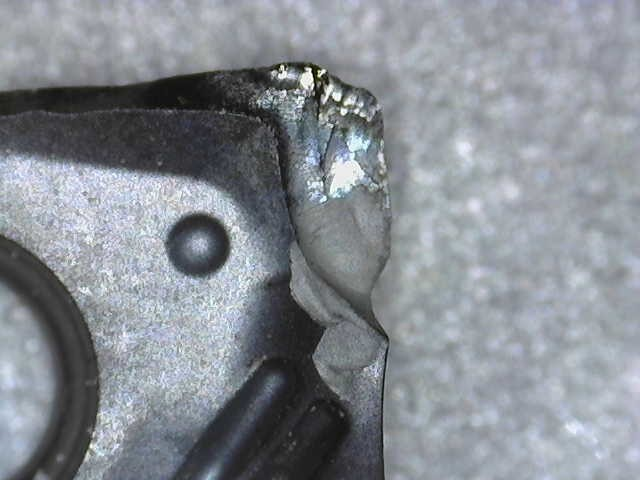
#> input picture CNC_YOLOV8_Segmodel/Code/yolo/test/f_1_6 (1).jpg, 640 x 480 px, found by its file name
$ jupyter execute --allow-errors '이미지처리_CNN.ipynb'   (shell and % lines are left out)
#> lines starting #> are read from the running program, lines starting #| are printed output that depends on the picture; after the words box and inside, x2 and y2 are one past the last pixel; in counts of white or black regions, pixels touching at a corner belong together
[cell 1]
import torch
import torchvision
from fastai.vision.all import *
import time
import graphviz
def gv(s): return graphviz.Source('digraph G{ rankdir="LR"'+s + '; }');
import cv2
import matplotlib.pyplot as plt
from skimage import io
from PIL import Image
import os
from google.colab import drive
drive.mount('/content/drive')

#> (a cell that did not finish here is left out)

# 이미지 흑백 반전

[cell 3]
import numpy as np, cv2
import matplotlib.pylab as plt

#--① 이미지 읽기

# t_image=cv2.imread("/content/drive/MyDrive/cnn_cnc/all_blur/T (1).jpg",cv2.IMREAD_GRAYSCALE)
f_image=cv2.imread("/content/drive/MyDrive/cnn_cnc/all_blur/T (1).jpg")
#> (the rest of this cell did not finish here and is left out)

[cell 4]
np.unique(f_image)

[cell 5]
from google.colab import drive
drive.mount('/content/drive')

#> (a cell that did not finish here is left out)

# 새 섹션

#> (a cell that did not finish here is left out)

#> (a cell that did not finish here is left out)

[cell 9]
#mask
f_image=cv2.imread("C:/Users/31083/Pictures/Camera Roll/WIN_20230328_13_36_59_Pro.jpg",cv2.IMREAD_GRAYSCALE)
#> (the rest of this cell did not finish here and is left out)

# 가우시안 필터

[cell 10]
import os
import cv2

input_folder = "C:/Users/31083/Downloads/cnn_cnc/all__2"
output_folder = "C:/Users/31083/Downloads/cnn_cnc/ga_blur"

# 모든 이미지 파일의 경로를 가져옵니다.
#> (the rest of this cell did not finish here and is left out)

# 가우시안 필터 -> 이미지 윤곽선

## 확인용

[cell 11]
# Image Load
f_image = cv2.imread("C:/Users/31083/Desktop/cnc/cnn_cnc/ga_blur/f_1_6 (1).jpg",cv2.IMREAD_GRAYSCALE)
#> f_image: shape (480, 640); min 0, max 255, mean 139.5
f_image=255-f_image
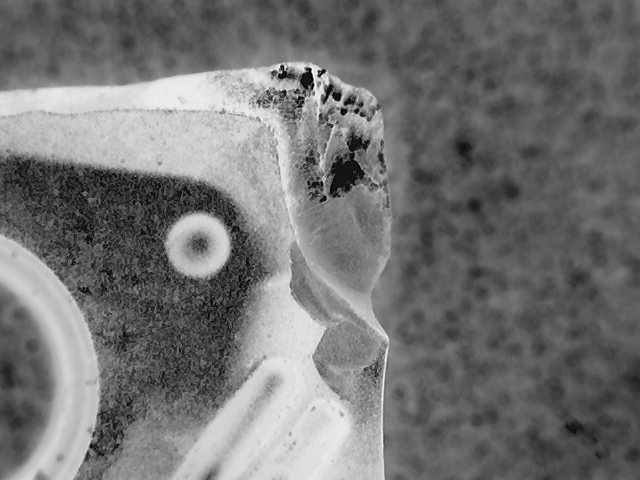
#> f_image: shape (480, 640); min 0, max 255, mean 115.5
f_image


# OpenCV
output = cv2.Canny(f_image, 200, 300)
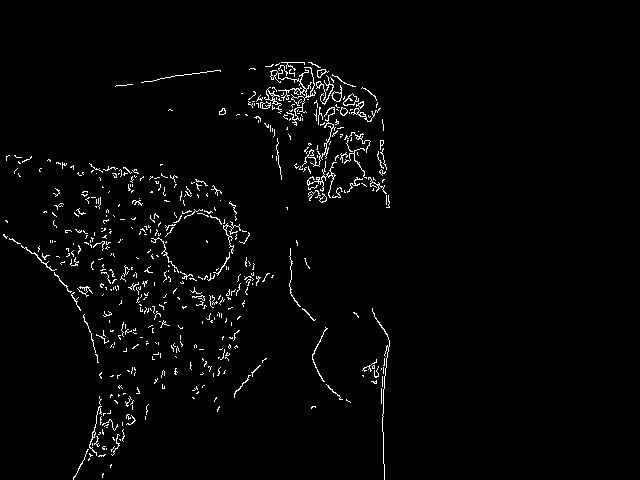
#> output: shape (480, 640); 2.2% white in thin lines or dots, all inside (x1, y1, x2, y2) = (3, 62, 390, 480)

# view
plt.subplot(1,2,1)
plt.title('Original')
plt.axis('off')
plt.imshow(f_image, cmap='gray')

plt.subplot(1,2,2)
plt.title('Edge Detection')
plt.axis('off')
plt.imshow(output, cmap='gray')

plt.show()
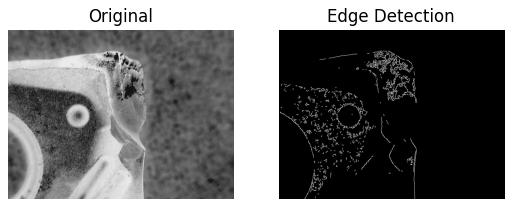
#> figure drawn by matplotlib, 2 panels

## 전체 변환

[cell 12]
input_folder = "C:/Users/31083/Desktop/cnc/cnn_cnc/ga_blur"
output_folder = "C:/Users/31083/Desktop/cnc/cnn_cnc/ga_edge"

# 모든 이미지 파일의 경로를 가져옵니다.
#> (the rest of this cell did not finish here and is left out)

# 가우시안 필터 -> 이미지 윤곽선 - > data argumetation

## FILP

[cell 13]
from PIL import Image
import os

# 기존 이미지 파일 경로와 새로운 이미지 파일 경로 설정
input_dir = 'C:/Users/31083/Desktop/cnc/cnn_cnc/ga_edge/nor'
output_dir = 'C:/Users/31083/Desktop/cnc/cnn_cnc/ga_edge/filp'

# 새로운 폴더가 없으면 생성
if not os.path.exists(output_dir):
    os.makedirs(output_dir)

# 폴더 내 모든 파일에 대해 반복
for filename in os.listdir(input_dir):
    # 이미지 파일이 아니면 건너뜀
    if not filename.endswith('.jpg') and not filename.endswith('.png'):
        continue

    # 이미지 파일 열기
    with Image.open(os.path.join(input_dir, filename)) as im:
        # 좌우로 반전시키기
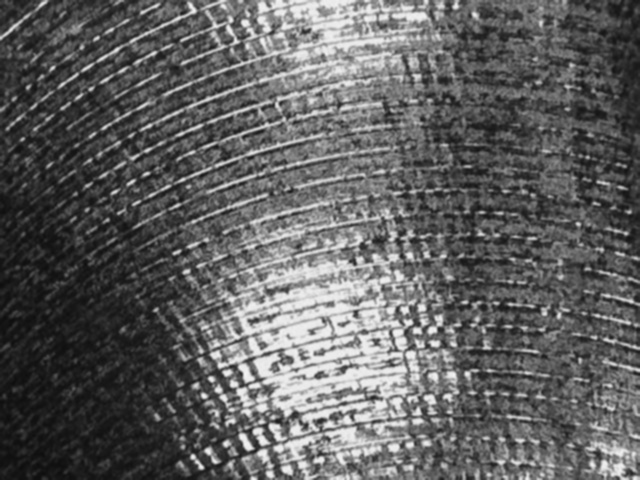
#> input picture CNC_YOLOV8_Segmodel/Image/a/nor/nor (1).jpg, 640 x 480 px, found by its file name
#> im is the input picture: PIL image 640x480 L; min 13, max 244, mean 96.4
        flipped_im = im.transpose(method=Image.FLIP_LEFT_RIGHT)
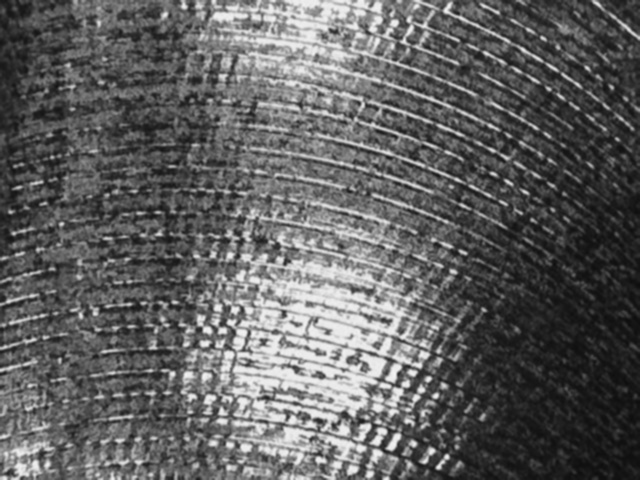
#> flipped_im: PIL image 640x480 L; min 13, max 244, mean 96.4
        # 파일 이름 생성
        new_filename =  'T_filp'  + filename
        # 새로운 폴더에 저장
        flipped_im.save(os.path.join(output_dir, new_filename))
#> pass 2 of the loop `for filename in os.listdir(input_dir):`:
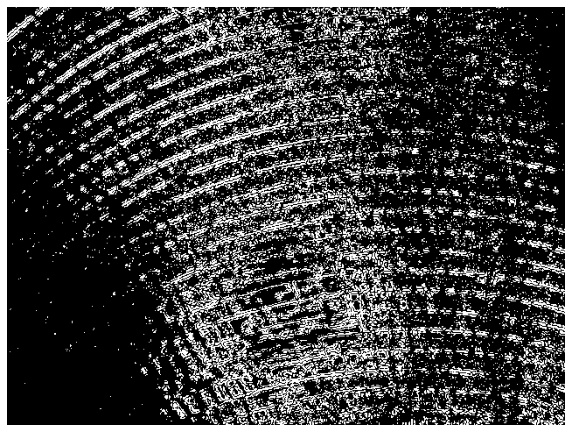
#> input picture CNC_YOLOV8_Segmodel/Image/a/nor/nor_log3.png, 572 x 432 px, found by its file name
#> im is the input picture: PIL image 572x432 RGBA; mean R, G, B, A 66.1, 66.1, 66.1, 240.7
#> `flipped_im = im.transpose(method=Image.FLIP_LEFT_RIGHT)`:
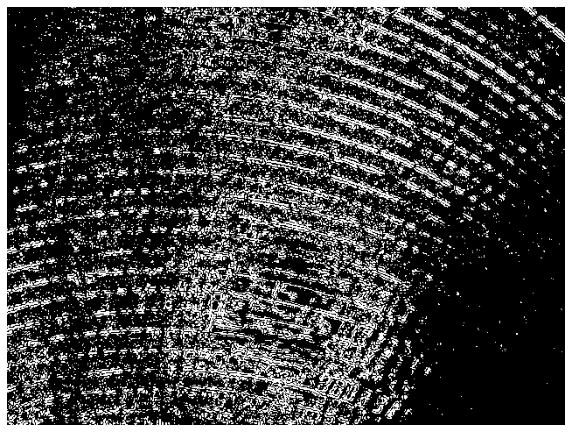
#> flipped_im: PIL image 572x432 RGBA; mean R, G, B, A 66.1, 66.1, 66.1, 240.7; transparent parts drawn white
#> pass 3 of the loop `for filename in os.listdir(input_dir):`:
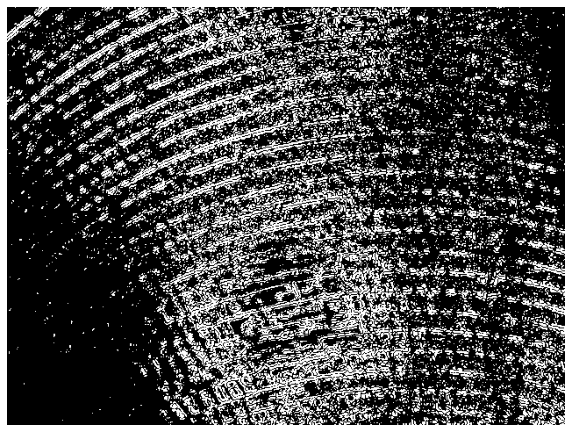
#> input picture CNC_YOLOV8_Segmodel/Image/a/nor/nor_log5.png, 572 x 432 px, found by its file name
#> im is the input picture: PIL image 572x432 RGBA; mean R, G, B, A 75.7, 75.7, 75.7, 240.7
#> `flipped_im = im.transpose(method=Image.FLIP_LEFT_RIGHT)`:
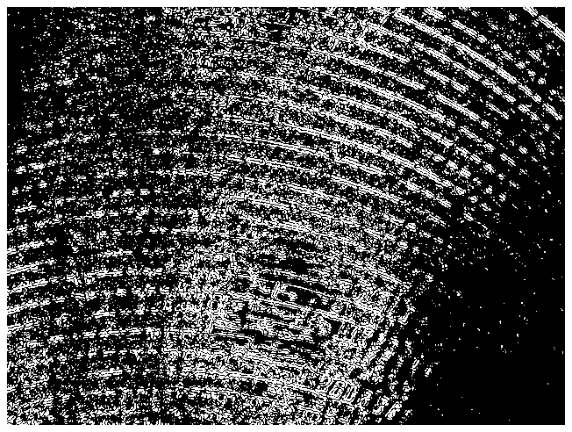
#> flipped_im: PIL image 572x432 RGBA; mean R, G, B, A 75.7, 75.7, 75.7, 240.7; transparent parts drawn white

## TOP_BOTTOM

[cell 14]
from PIL import Image
import os

# 이미지 파일이 있는 폴더 경로
input_dir = 'C:/Users/31083/Desktop/cnc/cnn_cnc/ga_edge/nor'
output_dir = 'C:/Users/31083/Desktop/cnc/cnn_cnc/ga_edge/top_bottom'

# 새로운 폴더가 없으면 생성
if not os.path.exists(output_dir):
    os.makedirs(output_dir)


# 폴더 내 모든 파일에 대해 반복
for filename in os.listdir(input_dir):
    # 이미지 파일이 아니면 건너뜀
    if not filename.endswith('.jpg') and not filename.endswith('.png'):
        continue

    # 이미지 파일 열기
    with Image.open(os.path.join(input_dir, filename)) as im:
        # 좌우로 반전시키기
        flipped_im = im.transpose(method=Image.FLIP_TOP_BOTTOM)
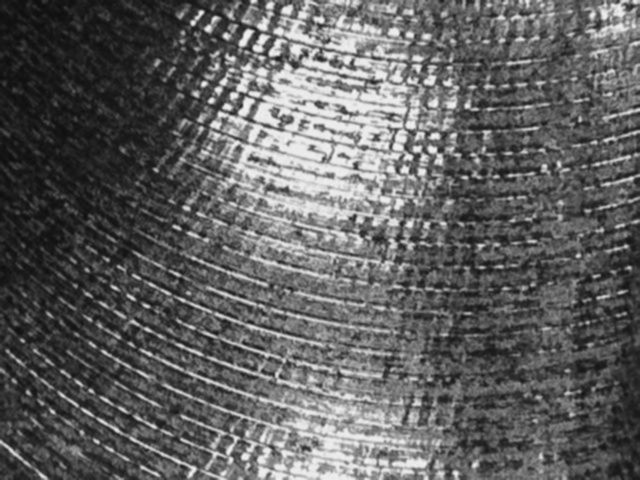
#> flipped_im: PIL image 640x480 L; min 13, max 244, mean 96.4
        # 파일 이름 생성
        new_filename =  'T_topbottom'  + filename
        # 새로운 폴더에 저장
        flipped_im.save(os.path.join(output_dir, new_filename))
#> pass 2 of the loop `for filename in os.listdir(input_dir):`:
#> `flipped_im = im.transpose(method=Image.FLIP_TOP_BOTTOM)`:
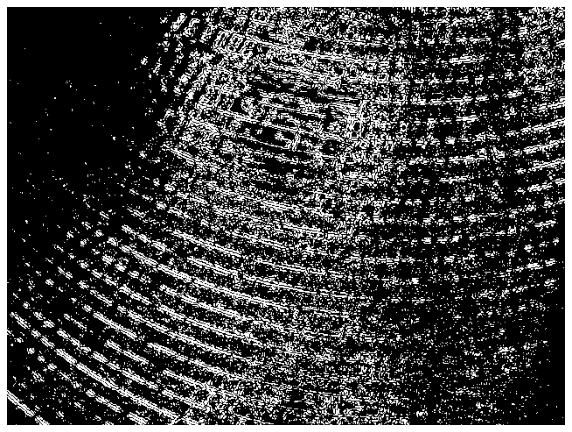
#> flipped_im: PIL image 572x432 RGBA; mean R, G, B, A 66.1, 66.1, 66.1, 240.7; transparent parts drawn white
#> pass 3 of the loop `for filename in os.listdir(input_dir):`:
#> `flipped_im = im.transpose(method=Image.FLIP_TOP_BOTTOM)`:
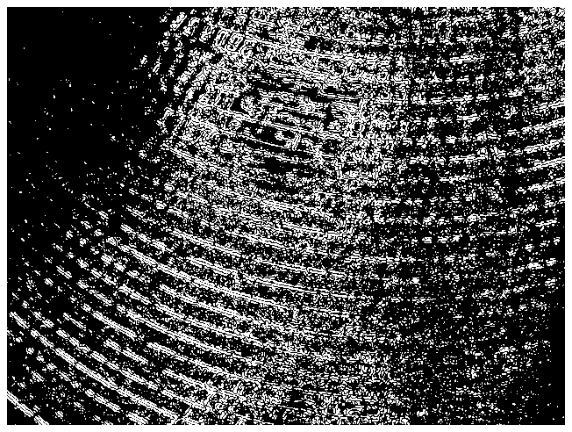
#> flipped_im: PIL image 572x432 RGBA; mean R, G, B, A 75.7, 75.7, 75.7, 240.7; transparent parts drawn white
